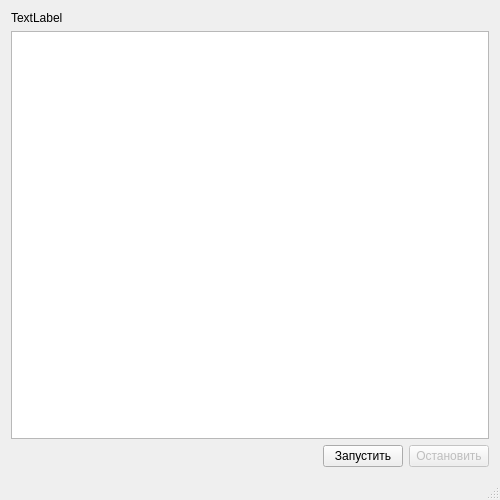
<?xml version="1.0" encoding="UTF-8"?>
<ui version="4.0">
 <class>MainWindow</class>
 <widget class="QMainWindow" name="MainWindow">
  <property name="geometry">
   <rect>
    <x>0</x>
    <y>0</y>
    <width>500</width>
    <height>500</height>
   </rect>
  </property>
  <property name="windowTitle">
   <string>MainWindow</string>
  </property>
  <widget class="QWidget" name="centralWidget">
   <layout class="QGridLayout" name="gridLayout">
    <item row="0" column="0">
     <layout class="QVBoxLayout" name="verticalLayout">
      <item>
       <widget class="QLabel" name="label_info">
        <property name="text">
         <string>TextLabel</string>
        </property>
       </widget>
      </item>
      <item>
       <widget class="QwtPlot" name="graphic"/>
      </item>
      <item>
       <layout class="QHBoxLayout" name="horizontalLayout">
        <item>
         <spacer name="horizontalSpacer">
          <property name="orientation">
           <enum>Qt::Horizontal</enum>
          </property>
          <property name="sizeHint" stdset="0">
           <size>
            <width>40</width>
            <height>20</height>
           </size>
          </property>
         </spacer>
        </item>
        <item>
         <widget class="QPushButton" name="btn_start">
          <property name="text">
           <string>Запустить</string>
          </property>
         </widget>
        </item>
        <item>
         <widget class="QPushButton" name="btn_stop">
          <property name="enabled">
           <bool>false</bool>
          </property>
          <property name="text">
           <string>Остановить</string>
          </property>
         </widget>
        </item>
       </layout>
      </item>
     </layout>
    </item>
   </layout>
  </widget>
  <widget class="QMenuBar" name="menuBar">
   <property name="geometry">
    <rect>
     <x>0</x>
     <y>0</y>
     <width>500</width>
     <height>22</height>
    </rect>
   </property>
  </widget>
  <widget class="QStatusBar" name="statusBar"/>
 </widget>
 <layoutdefault spacing="6" margin="11"/>
 <customwidgets>
  <customwidget>
   <class>QwtPlot</class>
   <extends>QGraphicsView</extends>
   <header>qwt/qwt_plot.h</header>
  </customwidget>
 </customwidgets>
 <resources/>
 <connections/>
</ui>
